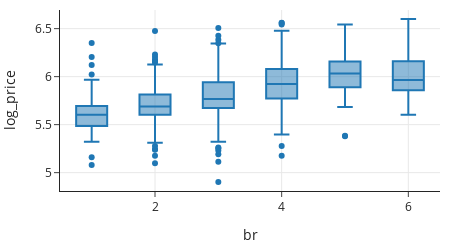

The code cell stored with this chart in its notebook:
### Markdown cell above
Now, let's fit a model with two categorical variables: the number of bedrooms and the city. Recall that we earlier reassigned the count of bedrooms that were above 6 to 6, which essentially collapses 6, 7, 8, ... into the category, 6+. Below is a box plot of price (log \$) by bedrooms.

### Code cell
px.box(sfh, x="br", y="log_price",
      width=450, height=250)

### Figure 1 — Plotly figure (JSON) as saved in the notebook; plotly's stock layout.template omitted (floating-point values rounded to 4 significant figures; data arrays with more than 128 entries replaced by an {"elided": "..."} marker saying what was removed)
{"data": [{"alignmentgroup": "True", "hovertemplate": "br=%{x}<br>log_price=%{y}<extra></extra>", "legendgroup": "", "marker": {"color": "#1F77B4"}, "name": "", "notched": false, "offsetgroup": "", "orientation": "v", "showlegend": false, "type": "box", "x": {"elided": "2667 int values"}, "x0": " ", "xaxis": "x", "y": {"elided": "2667 float values"}, "y0": " ", "yaxis": "y"}], "layout": {"boxmode": "group", "height": 250, "legend": {"tracegroupgap": 0}, "width": 450, "xaxis": {"anchor": "y", "autorange": true, "domain": [0, 1], "range": [0.5, 6.5], "title": {"text": "br"}, "type": "linear"}, "yaxis": {"anchor": "x", "autorange": true, "domain": [0, 1], "range": [4.809, 6.694], "title": {"text": "log_price"}, "type": "linear"}}}
